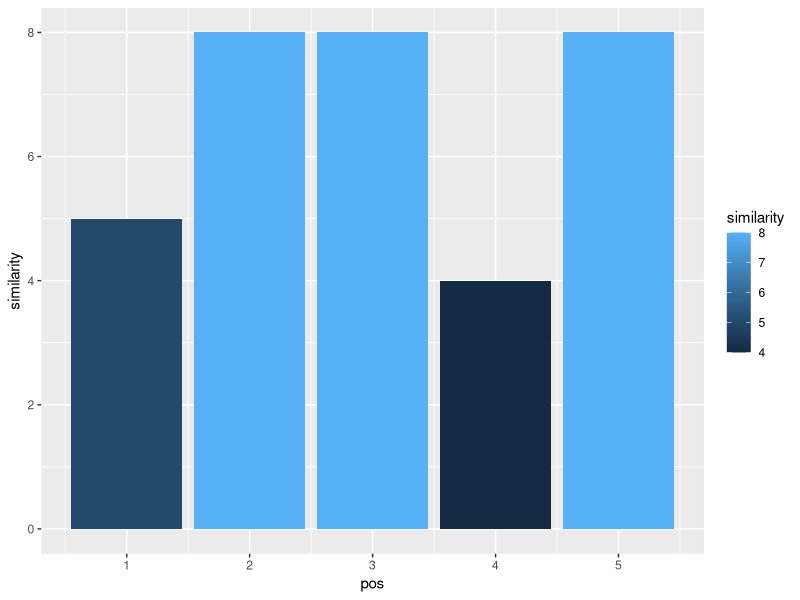
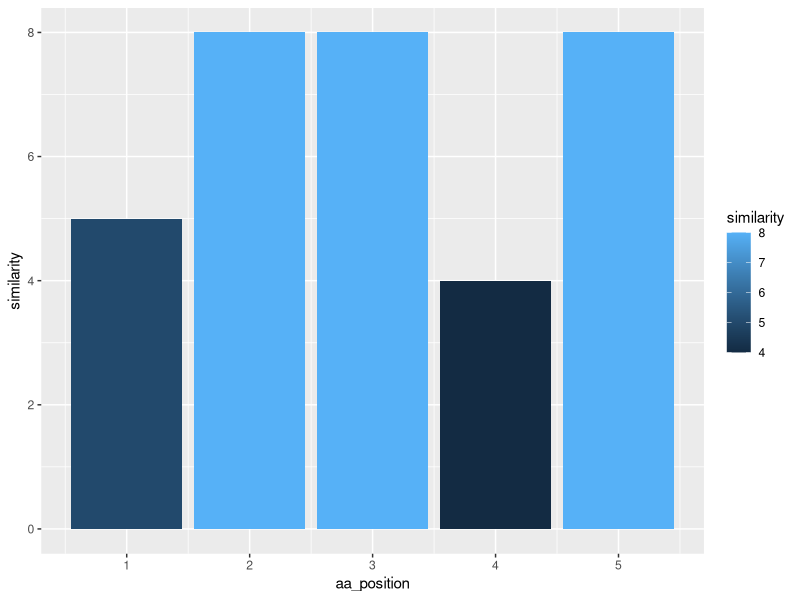

Write the R code that produced these figures, in order.

#script to compare similarity of sequence 
# a should be reference sequence
#All the sequence should have same length 

a="abcde"
b="abcde"
c="gbcge"
d="abcde"
e="abcge"
f="gbcge"
g="gbcte"
h="abcde"
library(stringr)

#start empty vector for length similarity counter and amino acid
similarity=c()
seq=c()
for (i in 1:nchar(a)){
  one= str_sub(a,i,i)
  two=str_sub(b,i,i)
  three=str_sub(c,i,i)
  four=str_sub(d,i,i)
  five=str_sub(e,i,i)
  six=str_sub(f,i,i)
  seven=str_sub(g,i,i)
  eight=str_sub(h,i,i)
  
#make a vector of amino acid at particular position   
 aa= c(one,two,three,four,five,six,seven,eight)
 #look for the pattern that is similar to one
 
 p=grep(pattern=one, aa, value=TRUE)
 # no of letters that match the pattern 
 x=length(p)
 #igone missing values -  and line separators "\n"
 if (aa[1]=="-" |aa[1]=="\n") x=0
 
 #add values to the empty vectors 
  similarity=append (similarity,x)
  seq=append(seq,one)
}

#amino acid positions

pos=c(1:nchar(a))

#amino acid sequence
noquote(seq)
#convert into data frame 

data=data.frame(pos,similarity,seq)

library(ggplot2)
ggplot(data,aes(pos,similarity,fill=similarity))+
  geom_bar(stat="identity")
length(seq)
nchar(a)

View(data)

#there are gaps thats why we see 3000 aa 
#but there are only 2100 aa in SVA 
#now getting graph only for SVA aminoacids
#get rid of positions that has -
library(dplyr)

#extract the rows where y is not equal to zero 
data1=filter(data, similarity!=0)
#now we have to redifine the position 
data1$aa_position= c(1:length(data1$seq))
View(data1)
#now plot for extracted data 
library(ggplot2)
#library(gghighlight)
#library(ggalt)

#select the data that need to be highlted
data2=filter(data1,similarity>5)
ggplot(data1,aes(aa_position,similarity,fill=similarity))+
  geom_bar(stat="identity")
  #geom_encircle(aes(x=aa_position,y=similarity),
                #data=data2,color="red",alpha=0.1, size=4,
                #expand=0)


